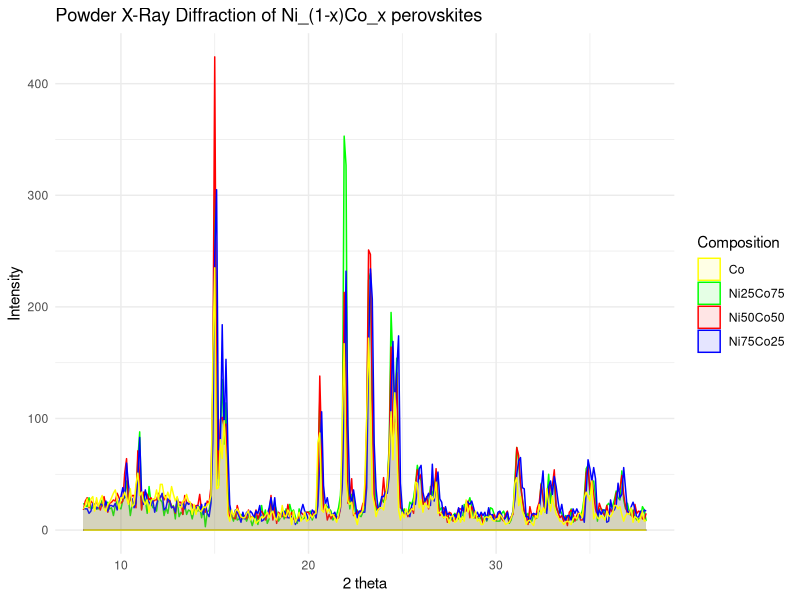
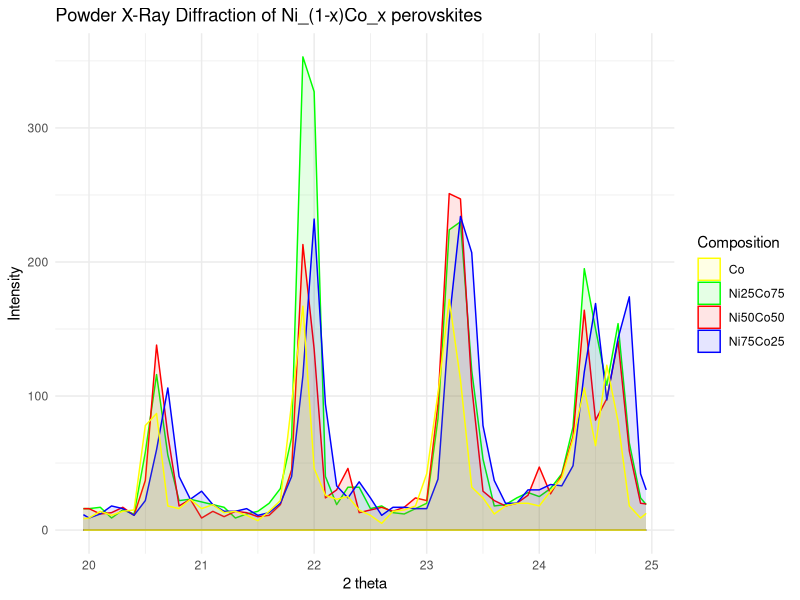
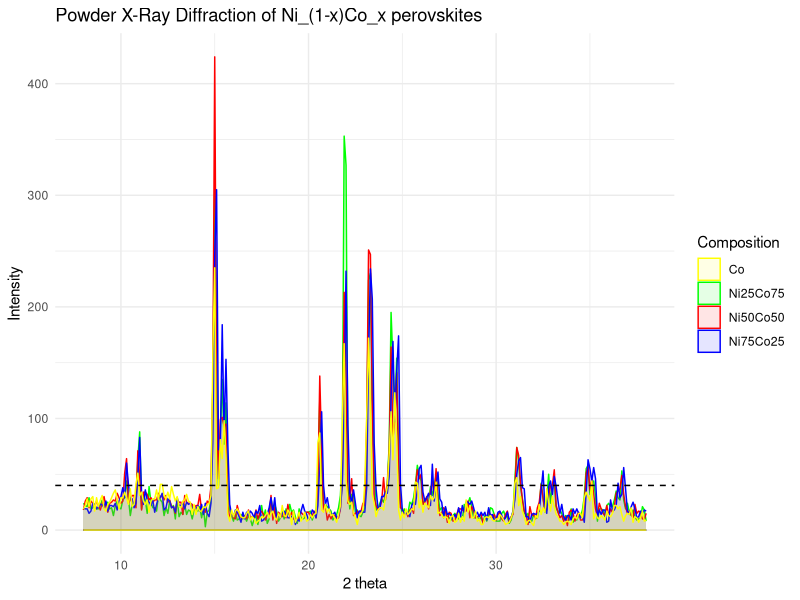
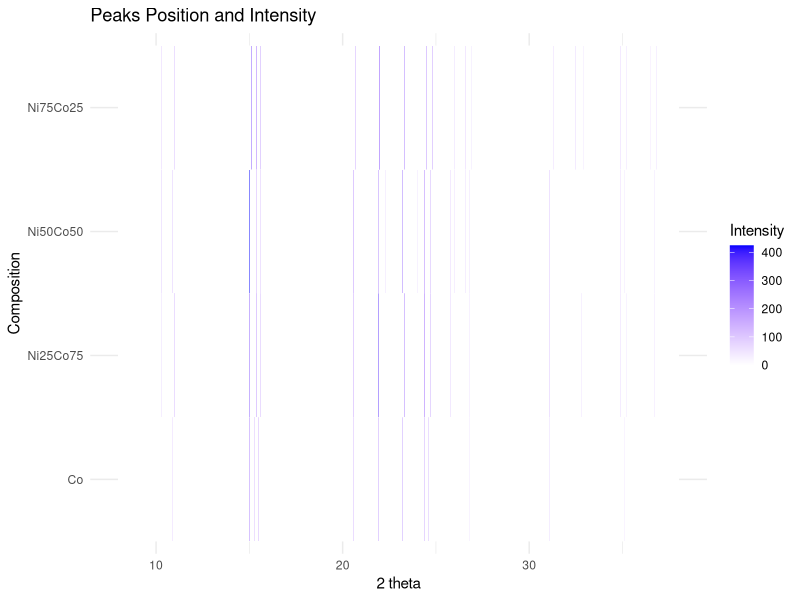
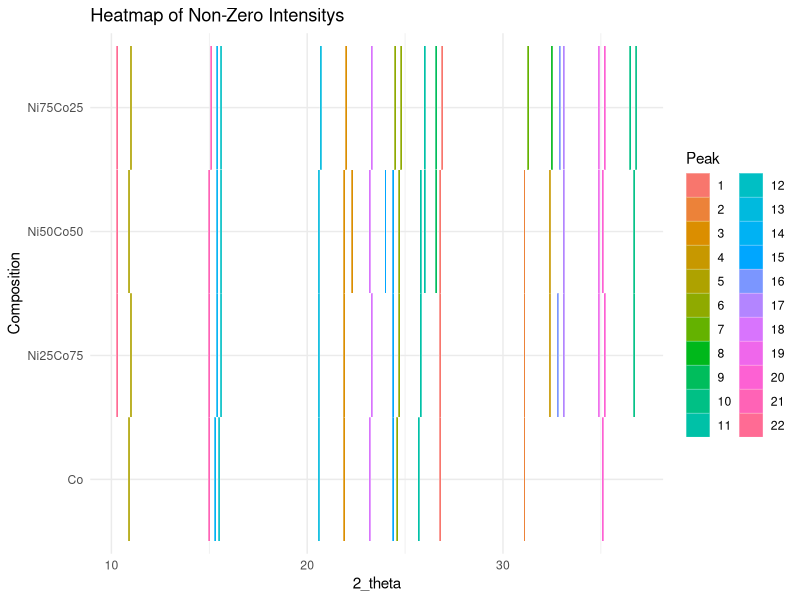
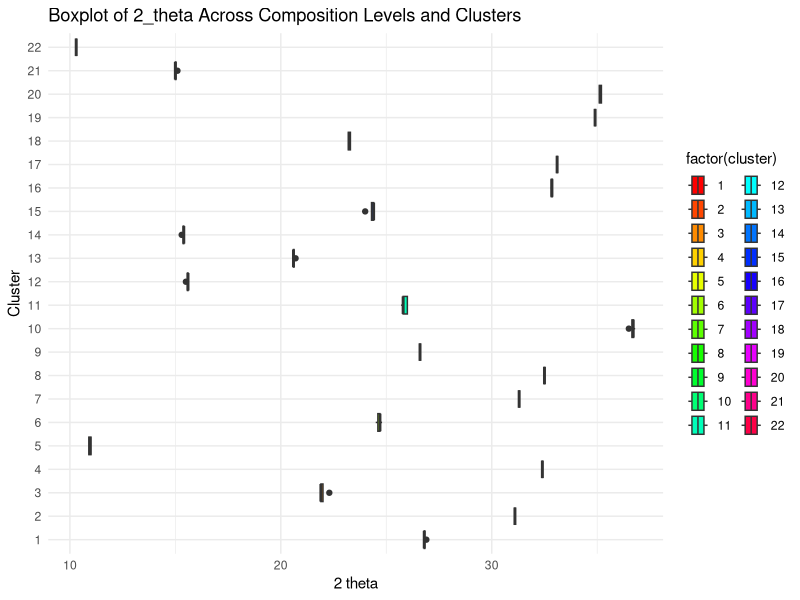
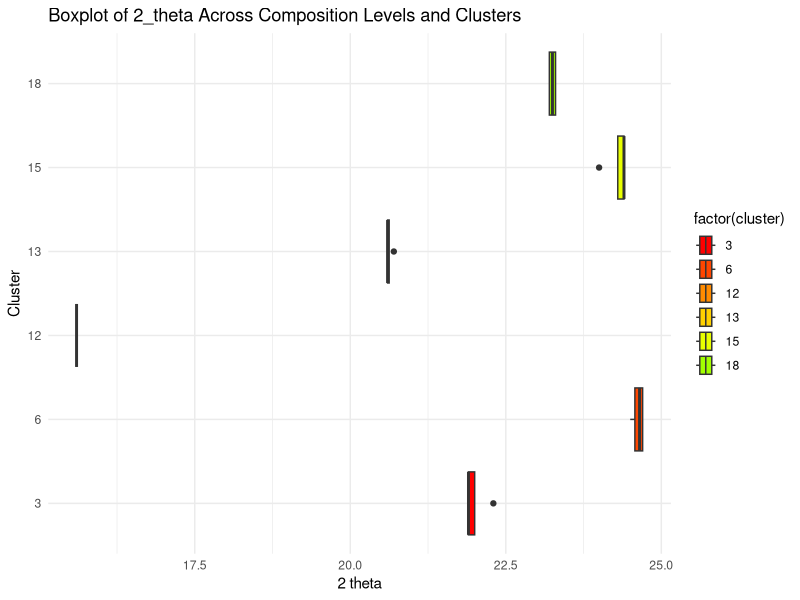
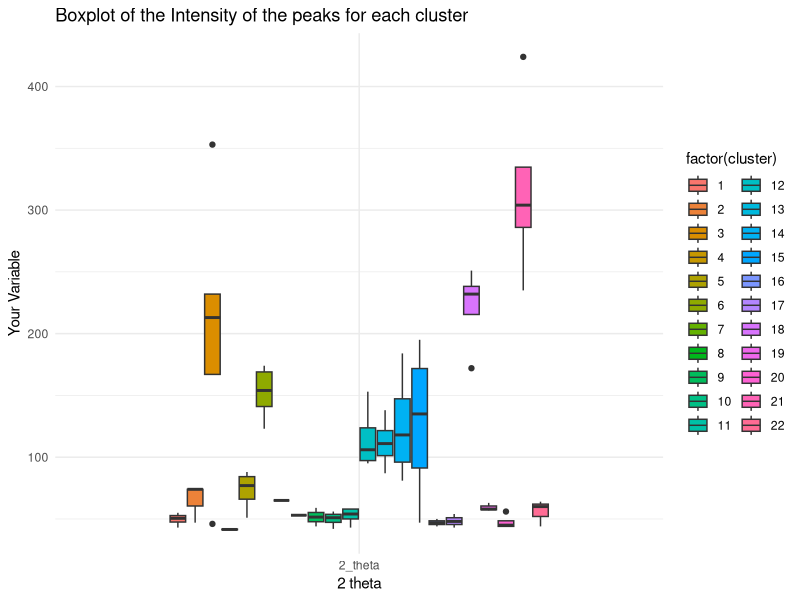

Source code (R) for these figures, in order:
library(tidyverse)
# Utilizing tidyverse (ggplot2, tidyr, dplyr) for streamlined data manipulation
# and visualization.
# Packages Used:
# - ggplot2: Data visualization with a focus on grammar of graphics.
# - tidyr: Tools for cleaning and reshaping data.
# - dplyr: A grammar of data manipulation for data wrangling.

# NOTE: DATA ARE STORED IN THE DATA FOLDER
d1 <- read.table("data/AD Ni75Co25.dat")
d2 <- read.table("data/AR cO50nI50.dat")
d3 <- read.table("data/JGD Co75Ni25.dat")
d4 <- read.table("data/AD Co.dat")

# TODO: ADD Ni REF DATA AND SUBSAMPLE IT TO FIT

data <- bind_cols(d1, d2$V2, d3$V2, d4$V2)

colnames(data) <- c("2_theta", "Ni75Co25", "Ni50Co50", "Ni25Co75", "Co")

ggplot(data, aes(x = `2_theta`)) +
  geom_ribbon(aes(ymin = 0, ymax = `Ni25Co75`, fill = "Ni25Co75"),
    alpha = 0.1, color = "green"
  ) +
  geom_ribbon(aes(ymin = 0, ymax = `Ni50Co50`, fill = "Ni50Co50"),
    alpha = 0.1, color = "red"
  ) +
  geom_ribbon(aes(ymin = 0, ymax = `Ni75Co25`, fill = "Ni75Co25"),
    alpha = 0.1, color = "blue"
  ) +
  geom_ribbon(aes(ymin = 0, ymax = `Co`, fill = "Co"),
    alpha = 0.1, color = "yellow"
  ) +
  labs(
    title = "Powder X-Ray Diffraction of Ni_(1-x)Co_x perovskites",
    x = "2 theta",
    y = "Intensity",
    fill = "Composition"
  ) +
  scale_fill_manual(values = c(
    "Ni75Co25" = "blue", "Ni50Co50" = "red",
    "Ni25Co75" = "green", "Co" = "yellow"
  )) +
  theme_minimal()

# NOTE: PLOT ARE STORED IN THE PLOT FOLDER
ggsave("plot/graph_nt.png", width = 10, height = 5.625)

ggplot(data[240:340, ], aes(x = `2_theta`)) +
  geom_ribbon(aes(ymin = 0, ymax = `Ni25Co75`, fill = "Ni25Co75"),
    alpha = 0.1, color = "green"
  ) +
  geom_ribbon(aes(ymin = 0, ymax = `Ni50Co50`, fill = "Ni50Co50"),
    alpha = 0.1, color = "red"
  ) +
  geom_ribbon(aes(ymin = 0, ymax = `Ni75Co25`, fill = "Ni75Co25"),
    alpha = 0.1, color = "blue"
  ) +
  geom_ribbon(aes(ymin = 0, ymax = `Co`, fill = "Co"),
    alpha = 0.1, color = "yellow"
  ) +
  labs(
    title = "Powder X-Ray Diffraction of Ni_(1-x)Co_x perovskites",
    x = "2 theta",
    y = "Intensity",
    fill = "Composition"
  ) +
  scale_fill_manual(values = c(
    "Ni75Co25" = "blue", "Ni50Co50" = "red",
    "Ni25Co75" = "green", "Co" = "yellow"
  )) +
  theme_minimal()

ggsave("plot/graph_nt_zoom.png", width = 10, height = 5.625)

data <- bind_cols(d1, d2$V2, d3$V2, d4$V2)

colnames(data) <- c("2_theta", "Ni75Co25", "Ni50Co50", "Ni25Co75", "Co")

# Threshold for peaks
threshold <- 40
# PERF: FIND BEST THRESHOLD VALUE

ggplot(data, aes(x = `2_theta`)) +
  geom_ribbon(aes(ymin = 0, ymax = `Ni25Co75`, fill = "Ni25Co75"),
    alpha = 0.1, color = "green"
  ) +
  geom_ribbon(aes(ymin = 0, ymax = `Ni50Co50`, fill = "Ni50Co50"),
    alpha = 0.1, color = "red"
  ) +
  geom_ribbon(aes(ymin = 0, ymax = `Ni75Co25`, fill = "Ni75Co25"),
    alpha = 0.1, color = "blue"
  ) +
  geom_ribbon(aes(ymin = 0, ymax = `Co`, fill = "Co"),
    alpha = 0.1, color = "yellow"
  ) +
  geom_hline(
    yintercept = threshold,
    linetype = "dashed", color = "black"
  ) +
  labs(
    title = "Powder X-Ray Diffraction of Ni_(1-x)Co_x perovskites",
    x = "2 theta",
    y = "Intensity",
    fill = "Composition"
  ) +
  scale_fill_manual(values = c(
    "Ni75Co25" = "blue", "Ni50Co50" = "red",
    "Ni25Co75" = "green", "Co" = "yellow"
  )) +
  theme_minimal()

ggsave("plot/graph.png", width = 10, height = 5.625)

find_peaks <- function(data) {
  if (length(data) < 2) {
    return(NULL) # No peak in lists with 0 or 1 element
  }
  peaks <- rep(0, length(data))
  # Create a vector to store the value and index of the peaks
  for (i in 2:(length(data) - 1)) {
    if (data[i] > data[i - 1] && data[i] > data[i + 1]) { # Looking for a peak
      peaks[i] <- data[i]
    }
  }
  # Checking if the first and last value is a peak or not
  if (data[1] > data[2]) {
    peaks[1] <- data[1]
  }
  if (tail(data, 1) > tail(data, 2)[1]) {
    peaks[length(peaks)] <- data[length(data)]
  }
  return(peaks)
}

data_peaks <- data.frame(
  x = data$"2_theta",
  y1 = find_peaks(data$Ni75Co25),
  y2 = find_peaks(data$Ni50Co50),
  y3 = find_peaks(data$Ni25Co75),
  y4 = find_peaks(data$Co)
)

# Filter all the data points with a certain threshold
data_peaks[, 2:5] <- data_peaks[, 2:5] * (data_peaks[, 2:5] > threshold)

colnames(data_peaks) <- c("2_theta", "Ni75Co25", "Ni50Co50", "Ni25Co75", "Co")

# Create a long-format data frame for ggplot
data_long <- pivot_longer(data_peaks,
  cols = -`2_theta`,
  names_to = "Composition", values_to = "Intensity"
)
# FIXME: IMPROVE THE CLUSTERING PROCESS

# Melt the data for ANOVA
data_long <- data_peaks %>%
  pivot_longer(
    cols = -c(`2_theta`),
    names_to = "Composition", values_to = "Intensity"
  )

# Plot using ggplot2 with geom_tile
ggplot(data_long, aes(x = `2_theta`, y = Composition, fill = Intensity)) +
  geom_tile(color = "white") +
  scale_fill_gradient(low = "white", high = "blue") +
  labs(
    title = "Peaks Position and Intensity",
    x = "2 theta",
    y = "Composition",
    fill = "Intensity"
  ) +
  theme_minimal()

ggsave("plot/peaks.png", width = 10, height = 5.625)

# Filter out zero values
non_zero_data_long <- data_long[data_long$Intensity != 0, ]

# Perform clustering
data_for_clustering <- non_zero_data_long[, "2_theta",
  drop = FALSE
] # Drop = FALSE ensures it remains a data frame

# Specify the number of clusters (k)
k <- 22

# Perform k-means clustering based only on 2_theta
cluster_assignments <- kmeans(data_for_clustering,
  centers = k,
  nstart = 4
)$cluster

# Add cluster assignments to the non-zero data
non_zero_data_long$cluster <- factor(cluster_assignments)

# Convert cluster to a factor
non_zero_data_long$cluster <- factor(non_zero_data_long$cluster)

# Plot using ggplot2 with geom_tile and discrete fill scale
ggplot(non_zero_data_long, aes(
  x = `2_theta`,
  y = Composition, fill = cluster
)) +
  geom_tile(color = "white") +
  scale_fill_discrete() + # Use discrete fill scale
  labs(
    title = "Heatmap of Non-Zero Intensitys",
    x = "2_theta",
    y = "Composition",
    fill = "Peak"
  ) +
  theme_minimal()

ggsave("plot/peak_clusters.png", width = 10, height = 5.625)

# FIXME: RESULTS CAN VARY DEPENDING ON THE CLUSTER PROCESS

# Perform ANOVA
anova_result <- aov(`2_theta` ~ Composition * cluster,
  data = non_zero_data_long
)

# Print ANOVA summary
summary(anova_result)


# Get the number of unique clusters
num_clusters <- length(unique(non_zero_data_long$cluster))

# Create a boxplot with Composition and cluster information
ggplot(non_zero_data_long, aes(
  x = `2_theta`, y = factor(cluster),
  fill = factor(cluster)
)) +
  geom_boxplot() +
  labs(
    title = "Boxplot of 2_theta Across Composition Levels and Clusters",
    x = "2 theta",
    y = "Cluster"
  ) +
  scale_fill_manual(values = rainbow(num_clusters)) +
  # Use rainbow color palette
  theme_minimal()

ggsave("plot/theta.png", width = 10, height = 5.625)

ggplot(non_zero_data_long[19:40, ], aes(
  x = `2_theta`, y = factor(cluster),
  fill = factor(cluster)
)) +
  geom_boxplot() +
  labs(
    title = "Boxplot of 2_theta Across Composition Levels and Clusters",
    x = "2 theta",
    y = "Cluster"
  ) +
  scale_fill_manual(values = rainbow(num_clusters)) +
  # Use rainbow color palette
  theme_minimal()

ggsave("plot/theta_zoom.png", width = 10, height = 5.625)

# INTENSITY ANALYSIS

ggplot(non_zero_data_long, aes(
  x = "2_theta",
  y = Intensity, fill = factor(cluster)
)) +
  geom_boxplot() +
  labs(
    title = "Boxplot of the Intensity of the peaks for each cluster",
    x = "2 theta",
    y = "Your Variable"
  ) +
  theme_minimal()

ggsave("plot/intensity.png", width = 10, height = 5.625)

composition_stats <- non_zero_data_long %>%
  group_by(Composition) %>%
  summarize(
    mean_value = mean(Intensity),
    variance_intensity = var(Intensity)
  )

# Print the result
print(composition_stats)

# Perform ANOVA
anova_result <- aov(Intensity ~ Composition * cluster,
  data = non_zero_data_long
)

# Print ANOVA summary
summary(anova_result)
#Results can vary depending on the clusters process

# Group by cluster and composition, calculate mean 2_theta
cluster_composition_means <- non_zero_data_long %>%
  group_by(cluster, Composition) %>%
  summarize(mean_2_theta = mean(`2_theta`))

# Find the composition with the lowest and highest mean 2_theta in each cluster
lowest_2_theta <- cluster_composition_means %>%
  slice(which.min(mean_2_theta))

highest_2_theta <- cluster_composition_means %>%
  slice(which.max(mean_2_theta))

# Print the results
cat("Composition with lowest mean 2_theta in each cluster:\n")
print(lowest_2_theta)

cat("\nComposition with highest mean 2_theta in each cluster:\n")
print(highest_2_theta)

# Summary table with mean 2_theta for each composition
composition_summary <- non_zero_data_long %>%
  group_by(Composition) %>%
  summarise(mean_2_theta = mean(`2_theta`))

# Identify composition with lowest and highest mean 2_theta
lowest_composition <- composition_summary[
  which.min(composition_summary$mean_2_theta),
]

# Bar plot for mean 2_theta for each composition
bar_plot <- ggplot(composition_summary, aes(
  x = mean_2_theta,
  y = Composition, fill = Composition
)) +
  geom_bar(stat = "identity", color = "white", width = 0.7, alpha = 0.8) +
  labs(
    title = "Mean 2_theta for Each Composition",
    x = "Mean 2_theta",
    y = "Composition"
  ) +
  theme_minimal() +
  scale_fill_manual(values = c(
    "Co" = "skyblue",
    "Ni25Co75" = "orange", "Ni50Co50" = "purple", "Ni75Co25" = "red"
  ))

# Print the bar plot
print(bar_plot)
ggsave("plot/mean_theta.png", width = 10, height = 5.625)
